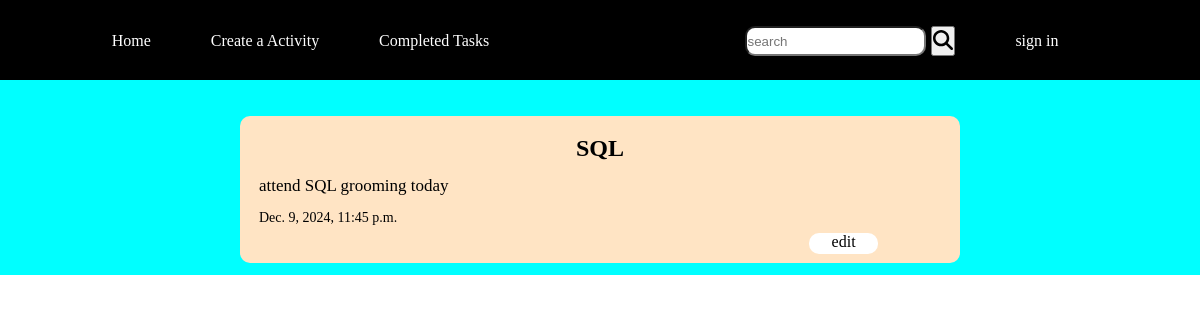
/todo/SQL/, run on the app's committed database.
### todolist/models.py (models this page shows, shortened)
class ToDo(models.Model):
    title = models.CharField(max_length=50)
    desc = models.TextField()
    time = models.DateTimeField(default=timezone.now)
    status = models.CharField(max_length=20, default='Not Completed')

### todolist/views.py (the view)
# urls.py: path("todo/<str:title>/",views.viewData,name='viewData'),
def viewData(request,title):
    details = ToDo.objects.all().order_by("-time")
    title = separate(title)
    desc = ''
    time = ''
    id = 0
    for todo in details:
        if todo.title == title:
            desc = todo.desc
            time = todo.time
            id = todo.id
            break
    return render(request,'viewData.html',{'id':id, "title":title, 'desc':desc, 'time':time})

### todolist/views.py (called while the page is built)
def separate(todo_title):
    return ' '.join(todo_title.split('-'))

### todolist/templates/viewData.html
{% extends 'main.html' %}
{% block content %}
<div class="block">
    <div class="card1">
        <div class="article-title"><h2>{{title}}</h2></div>
        <div class="article-text"><p>{{desc}}</p></div>
        <div class="article-text date"><p>{{time}}</p></div>
        <div class="edit-todo"><a href="{% url 'edit' id %}" class="edit">edit</a></div>
    </div>
</div>
{% endblock content %}

### static/css/main.css (style rules this page uses)
* { padding: 0%; margin: 0%; box-sizing: border-box; }

### todolist/static/css/viewData.css (style rules this page uses)
.article-title { text-align: center; }
.card1 { width: 60%; max-height: 100%; background-color: bisque; border-radius: 10px; padding: 1%; }
.block { background-color: aqua; height: 100%; width: 100%; padding-top: 3%; padding-bottom: 1%; display: flex; justify-content: center; }
.article-title,.article-text { padding: 1%; }
.article-text { font-size: 17px; }
.edit-todo { width: 10%; height: 17%; border-radius: 10px; text-align: center; background-color: white; position: relative; left: 80%; }
.edit { text-decoration: none; color: black; }
.date { font-size: 14px; }

### data on the page
ToDo: title "SQL", desc "attend SQL grooming today", time "Dec. 9, 2024, 11:45 p.m."
